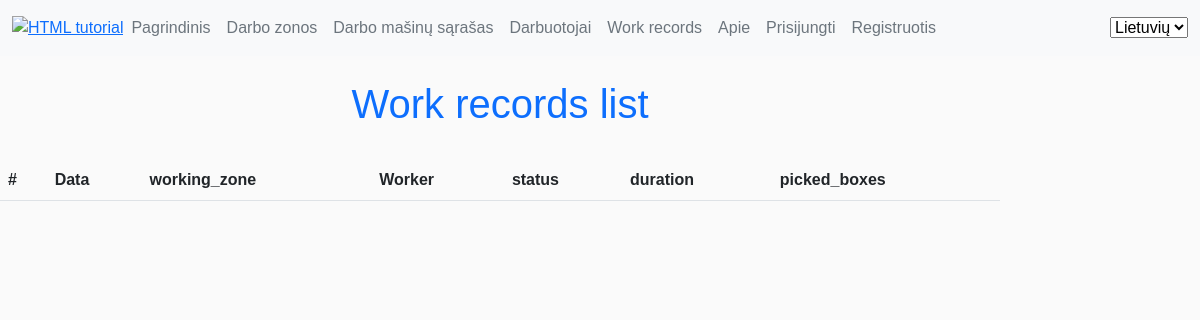
Page /lm/work_records/ on the earlier database version.
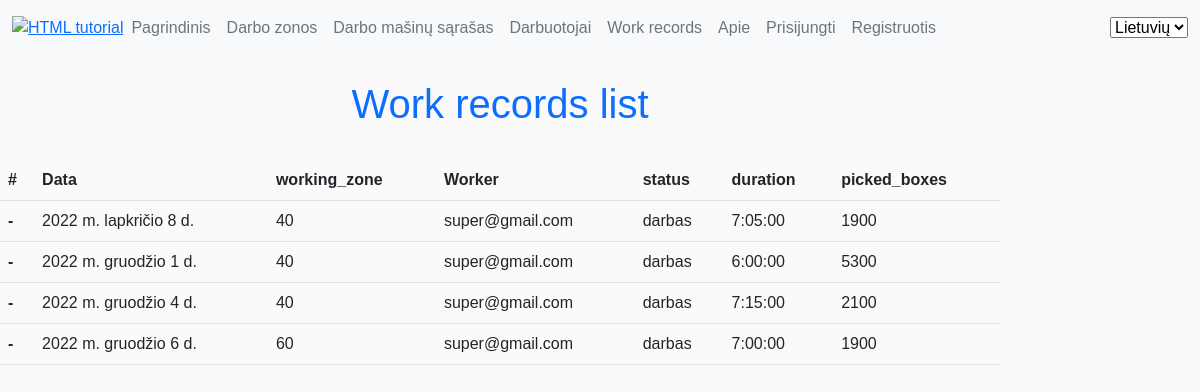
Same page on the later database version.
### lm/models.py (models this page shows, shortened)
class Darbo_laiko_irasai(models.Model):
    data = models.DateField(_('Date of working record'), help_text='kada dirbta', null=True, blank=True)
    working_zone = models.ForeignKey('Darbo_zona_sandelyje', max_length=80, null=True, on_delete=models.SET_NULL)
    darbuotojas = models.ForeignKey('MyUser',max_length=100, null=True, on_delete=models.SET_NULL)
    work_status = (
        ('darbas','darbas'),
        ('pertrauka','pertrauka'),
        ('pietu pertrauka','pietu pertrauka'))
    status = models.CharField(_('Type of working record'), help_text='Darbo grafiko laiko tipas', max_length=40, choices= work_status, default='darbas', blank=True)
    duration = models.CharField(_('Duration'), help_text='darbo iraso trukme', null=True, blank=True, default=dt.timedelta(hours=7), max_length=20)
    picked_boxes = models.IntegerField(_('Picked boxes per duration'), help_text='Surinkta deziu per irasa', null=True, blank=True,default='0')
    class Meta:
        ordering = ['data']
        verbose_name = _("Working record")
        verbose_name_plural = _("Working records")

class Darbo_zona_sandelyje (models.Model):
    zone_choices = (
        ('20','20 - HR'),
        ('40','40 - MOPRO'),
        ('41', '41 - Pienas'),
        ('60', '60 - TIKO'),
        ('61', '61 - BakeOff'),
        ('70', '70 - Fruits'),
        ('50', '50 - Mėsa'),
        ('90', '90 - NonFood')
        )
    zone_code = models.CharField(_('Working zone code'), max_length=80, choices=zone_choices, default='40', help_text='Darbo zona sandėlyje',
    blank=True, unique=True)
    zone_description=models.CharField(_('Description'), max_length=80, help_text='Zonos aprasymas pvz 60-Tiko')
    class Meta:
        ordering = ['zone_code']
        verbose_name = _("Working zone")
        verbose_name_plural = _("Working zones")
    def __str__(self):
        return f'{self.zone_code}'

class MyUser(AbstractBaseUser):
    email = models.EmailField(
        verbose_name='email address',
        max_length=255,
        unique=True,
    )
    date_of_birth = models.DateField(null=True, blank=True,)
    is_active = models.BooleanField(default=True)
    is_admin = models.BooleanField(default=False)
    objects = MyUserManager()
    USERNAME_FIELD = 'email'
    picker_code = models.CharField(_('Piker code'),help_text='rinkejo_kodas', max_length=3, unique=True)
    first_name = models.CharField(_('First name'),help_text='Vardas', max_length=80)
    last_name = models.CharField(_('Last name'),help_text='Pavardė', max_length=80)
    working_zone = models.ForeignKey('Darbo_zona_sandelyje',null=True, on_delete=models.SET_NULL)
    working_department_choices = (
        ('Vilniaus apsk', 'Vilniaus apsk'),
        ('Vilniaus regioninis sandėlys', 'Vilniaus regioninis sandėlys'),
        ('Kauno apsk', 'Kauno apsk'),
        ('Kauno regioninis sandėlys', 'Kauno regioninis sandėlys'),
        ('Klaipėdos apsk', 'Klaipėdos apsk'),
    )
    working_department = models.CharField(_('Working disctric or logistic warehouse'),max_length=80, choices=working_department_choices, default='Kauno regioninis sandėlys',
                                help_text='Kurioje (-iame) apskrityje/logistikos sandėlyje dirbate', blank=True)
    position_choices = (
        ('grupes vadovas','grupes vadovas'),
        ('grupes vadovo asistentas', 'grupes vadovo asistentas'),
        ('grupes vadovo asistentas', 'grupes vadovo asistentas'),
        ('prekiu komplektuotojas', 'prekiu komplektuotojas'))
    position = models.CharField(_('Working position'),max_length=80, choices=position_choices, default='prekiu komplektuotojas', help_text='Darbuotojo pareigos',blank=True)
    photo = models.ImageField(help_text='Darbuotojo foto arba avataras', upload_to='profile_pics', null=True, blank=True, default='default.png')
    working_since = models.DateField(_('Working since'),help_text='Darbo pradžia LIDL imoneje', null=True, blank=True)
    class Meta:
        ordering = ['last_name', 'first_name']
        verbose_name = _("Worker")
        verbose_name_plural = _("Workers")
    def __str__(self):
        return self.email

### lm/views.py (the view)
# urls.py: path('work_records/', views.work_records, name='work_records'),
def work_records(request):
    paginator = Paginator(Darbo_laiko_irasai.objects.all(), 10)
    page_number = request.GET.get('page')
    paged_work_records = paginator.get_page(page_number)
    context = {
        'work_records': paged_work_records
    }
    return render(request, 'lm/work_records.html', context=context)

### lm/templates/lm/work_records.html (shortened to what this page needs)
{% extends 'base.html' %}
{% load i18n %}
{% load static %}
{% block content %}
<h1 class="p-4 text-primary d-flex justify-content-center">{% trans "Work records list" %} </h1>
<table class="table ">
  <thead>
    <tr>
      <th scope="col">#</th>
      <th scope="col">Data</th>
      <th scope="col">working_zone</th>
      <th scope="col">Worker</th>
      <th scope="col">status</th>
       <th scope="col">duration</th>
      <th scope="col">picked_boxes</th>
    </tr>
  </thead>
  {% for record in work_records %}
  <tbody>
    <tr>
      <th scope="row">-</th>
      <td>{{record.data}}</td>
      <td>{{record.working_zone}}</td>
      <td>{{record.darbuotojas}}</td>
      <td>{{record.status}}</td>
      <td>{{record.duration}}</td>
      <td>{{record.picked_boxes}}</td>
    </tr>
  </tbody>
   {% endfor %}
</table>
{% endblock %}

### templates/base.html (shortened to what this page needs)
<!DOCTYPE html>
<html lang="en">
<head>
    <link href="https://cdn.jsdelivr.net/npm/bootstrap@5.2.2/dist/css/bootstrap.min.css" rel="stylesheet">
    {% load static %}
{% load i18n %}
    <link rel="stylesheet" href="{% static 'app.css' %}">
</head>
 <body>
<nav class="navbar navbar-expand-lg bg-light">
    <div class="container-fluid">
        <a href="{% url 'index' %}"><img src="/static/logo.png" alt="HTML tutorial" style="width: 15vh;height: auto;"></a>
        <div class="collapse navbar-collapse d-flex justify-content-end" id="navbarSupportedContent">
            <ul class="navbar-nav me-auto mb-2 mb-lg-0">
                <li>
                    <a class="nav-link text-secondary" href="{% url 'index' %}">{% trans "Home" %}</a>
                </li>
                <li class="nav-item">
                    <a class="nav-link text-secondary" aria-current="page" href="{% url 'working_zones' %}">{% trans "Working Zones" %}</a>
                </li>
                <li class="nav-item">
                    <a class="nav-link text-secondary" href="{% url 'working_machines_list' %}">{% trans "Working machines list" %}</a>
                </li>
                <li class="nav-item">
                    <a class="nav-link text-secondary" href="{% url 'workers' %}">{% trans "Workers" %}</a>
                </li>
                  <li class="nav-item">
                    <a class="nav-link text-secondary" href="{% url 'work_records' %}">{% trans "Work records" %}</a>
                </li>
                <li class="nav-item">
                    <a class="nav-link text-secondary" href="{% url 'about' %}">{% trans "About" %}</a>
                <li>
                {% if user.is_authenticated %}
                <li class="nav-item">
                    <a class="nav-link text-secondary" href="{% url 'profile' %}">
                        <svg class="bi bi-person" width="1.5em" height="1.5em" viewBox="0 0 16 16" fill="currentColor"
                             xmlns="http://www.w3.org/2000/svg">
                            <path fill-rule="evenodd"
                                  d="M13 14s1 0 1-1-1-4-6-4-6 3-6 4 1 1 1 1h10zm-9.995-.944v-.002.002zM3.022 13h9.956a.274.274 0 00.014-.002l.008-.002c-.001-.246-.154-.986-.832-1.664C11.516 10.68 10.289 10 8 10c-2.29 0-3.516.68-4.168 1.332-.678.678-.83 1.418-.832 1.664a1.05 1.05 0 00.022.004zm9.974.056v-.002.002zM8 7a2 2 0 100-4 2 2 0 000 4zm3-2a3 3 0 11-6 0 3 3 0 016 0z"
                                  clip-rule="evenodd"/>
                        </svg>
                         <strong>{{user.get_username.upper}}</strong></a></li>
                <li class="nav-item">
                    <a class="nav-link text-secondary" href="{% url 'dashboard' %}">{% trans "Dashboard" %}</a>
                </li>
   <li>
     <div class="dropdown">
         <button class="btn btn-secondary dropdown-toggle" type="button" id="dropdownMenuButton1" data-bs-toggle="dropdown" aria-expanded="false">
          {% trans "User actions" %}
         </button>
        <div class="dropdown-menu" aria-labelledby="navbarDropdown">
          <a class="dropdown-item" href="{% url 'my_new_machine' %}?next=/lm">{% trans "Add working machine" %}</a>
          <div class="dropdown-divider"></div>
          <a class="dropdown-item" href="{% url 'my_working_records' %}">{% trans "Your working records" %}</a>
          <a class="dropdown-item" href="{% url 'my_notes' %}">{% trans "Your notes" %}</a>
          <a class="dropdown-item" href="{% url 'my_used_machines' %}">{% trans "Your used working machines" %}</a>
        </div>
     </div>
   </li>
                <li class="nav-item">
                    <a class="nav-link text-secondary" href="{% url 'logout' %}?next=/ ">{% trans "Logout" %}</a>
                </li>
                {% else %}
                <li class="nav-item">
                    <a class="nav-link text-secondary" href="{% url 'login' %}?next={{request.path}}">{% trans "Login" %}</a>
                </li>
                <li class="nav-item">
                    <a class="nav-link text-secondary" href="{% url 'register' %}">{% trans "Register" %}</a>
                </li>
                {% endif %}
            </ul>
                {% load static %}
            <form action="{% url 'set_language' %}" method="post">
                <select name="language" onchange="this.form.submit()">
                    {% load static %}
                    {% get_current_language as LANGUAGE_CODE %}
                    {% get_available_languages as LANGUAGES %}
                    {% for lang in LANGUAGES %}
                    <option style="background-image: url({% static 'images/lt.png' %});" value="{{lang.0}}" {% if lang.0 == LANGUAGE_CODE %} selected="selected" {% endif %}>
                          {{lang.1}}
                    </option>
                    {% endfor %}
                </select>
            </form>
        </div>
    </div>
</nav>
    <div class="col-sm-10">
    {% block content %}
    {% endblock %}
    </div>
</body>
</html>

### static/app.css (style rules this page uses)
body { background-color:#fafafa }
body { font-family:Arial,"MS Trebuchet",sans-serif }

Differences in the rows shown:
added Darbo_laiko_irasai: data "2022 m. lapkričio 8 d.", working_zone "40", darbuotojas "super@gmail.com", status "darbas", duration "7:05:00", picked_boxes "1900"
added Darbo_laiko_irasai: data "2022 m. gruodžio 1 d.", working_zone "40", darbuotojas "super@gmail.com", status "darbas", duration "6:00:00", picked_boxes "5300"
added Darbo_laiko_irasai: data "2022 m. gruodžio 4 d.", working_zone "40", darbuotojas "super@gmail.com", status "darbas", duration "7:15:00", picked_boxes "2100"
added Darbo_laiko_irasai: data "2022 m. gruodžio 6 d.", working_zone "60", darbuotojas "super@gmail.com", status "darbas", duration "7:00:00", picked_boxes "1900"
